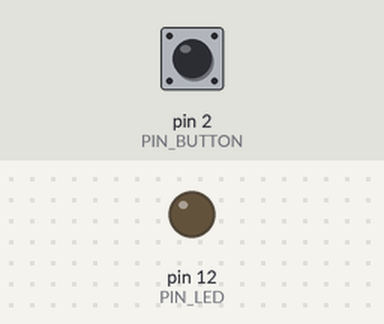
Simulated run of this sketch. Board: Arduino Uno, built with avr-gcc and run on an emulated ATmega328P. On the bench: output pins drawn as LEDs (lit = HIGH). The inputs (shaded band) are chosen by the test bench; at power-on: pin 2 (PIN_BUTTON) HIGH.

Above: at 1.2 s.
1.3 s: pin 2 (PIN_BUTTON) pulled LOW for 0.15 s
At 2.0 s:
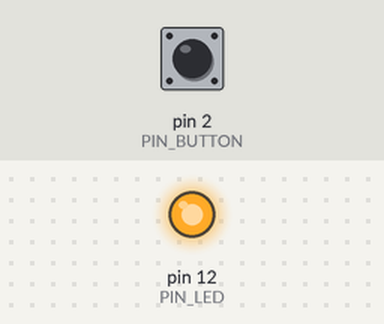
2.9 s: pin 2 (PIN_BUTTON) pulled LOW for 1 s
At 4.5 s:
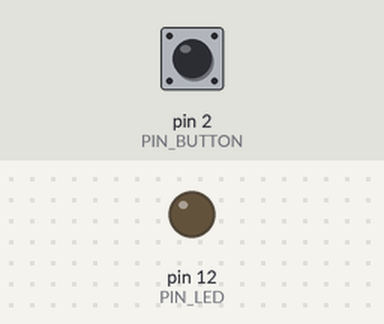
5.4 s: pin 2 (PIN_BUTTON) pulled LOW for 3.2 s
At 9.3 s:
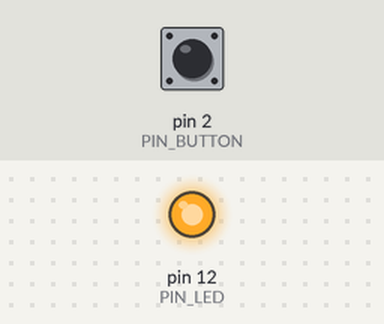
Timing chart, 0 to 10.8 s (numbered marks = the images above; inputs shaded):
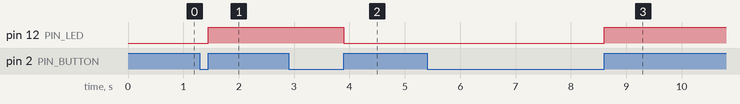

The sketch:

4-1_ToggleLED.ino
```cpp
// (licence header left out)
#define PIN_LED 12
#define PIN_BUTTON 2     // Uno: Interrupts only for pins 2 and 3

volatile boolean isLightOff = true;

void setup() {
  pinMode(PIN_LED, OUTPUT);
  pinMode(PIN_BUTTON, INPUT_PULLUP);
  attachInterrupt(digitalPinToInterrupt(PIN_BUTTON), toggleLight, RISING);
}

void loop() {
  // Free to do other things here ...
}

void toggleLight() {
  if (isLightOff)
    digitalWrite(PIN_LED, HIGH);
  else
    digitalWrite(PIN_LED, LOW);
  isLightOff = !isLightOff;
}
```

Measured:
- after the input at 1.3 s, pin 12 (PIN_LED): LOW → HIGH after 0.15 s
- after the input at 2.9 s, pin 12 (PIN_LED): HIGH → LOW after 1.0 s
- after the input at 5.4 s, pin 12 (PIN_LED): LOW → HIGH after 3.2 s
